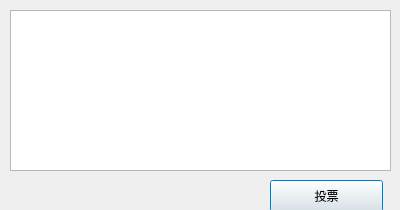
<?xml version="1.0" encoding="UTF-8"?>
<ui version="4.0">
 <class>vote</class>
 <widget class="QDialog" name="vote">
  <property name="geometry">
   <rect>
    <x>0</x>
    <y>0</y>
    <width>400</width>
    <height>210</height>
   </rect>
  </property>
  <property name="windowTitle">
   <string>Dialog</string>
  </property>
  <widget class="QListWidget" name="listWidget">
   <property name="geometry">
    <rect>
     <x>10</x>
     <y>10</y>
     <width>381</width>
     <height>161</height>
    </rect>
   </property>
  </widget>
  <widget class="QPushButton" name="pushButton">
   <property name="geometry">
    <rect>
     <x>270</x>
     <y>180</y>
     <width>113</width>
     <height>32</height>
    </rect>
   </property>
   <property name="text">
    <string>投票</string>
   </property>
  </widget>
 </widget>
 <resources/>
 <connections/>
</ui>
